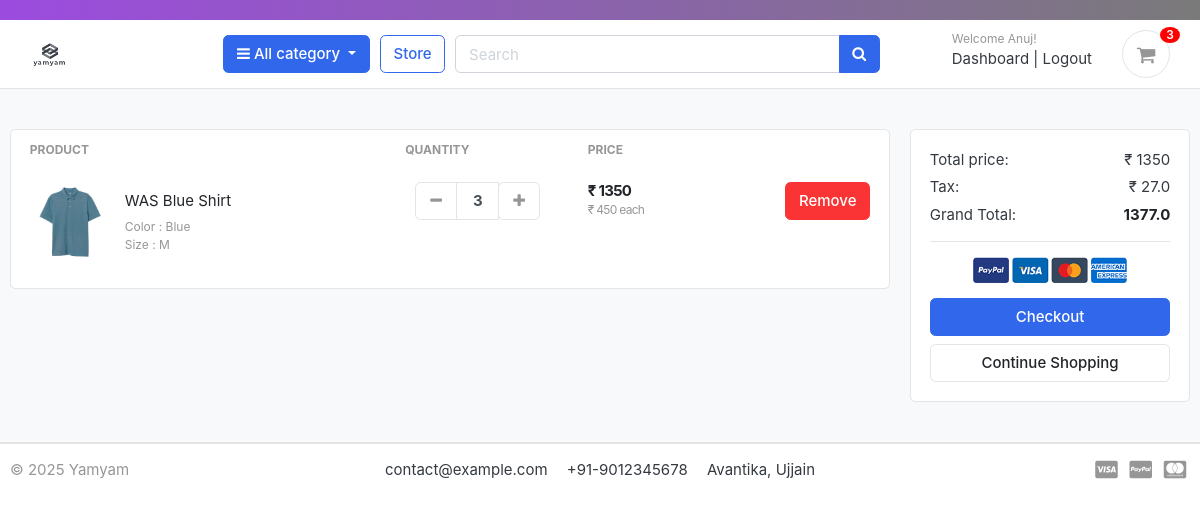
The page /cart/ (signed in) on the database its author committed.
### accounts/models.py (models this page shows, shortened)
class Account(AbstractBaseUser):
    first_name      = models.CharField(max_length=50)
    last_name       = models.CharField(max_length=50)
    username        = models.CharField(max_length=50, unique=True)
    email           = models.EmailField(max_length=100, unique=True)
    phone_number    = models.CharField(max_length=50)
    date_joined     = models.DateTimeField(auto_now_add=True)
    last_login      = models.DateTimeField(auto_now_add=True)
    is_admin        = models.BooleanField(default=False)
    is_staff        = models.BooleanField(default=False)
    is_active        = models.BooleanField(default=False)
    is_superadmin        = models.BooleanField(default=False)
    USERNAME_FIELD = 'email'
    REQUIRED_FIELDS = ['username', 'first_name', 'last_name']
    objects = MyAccountManager()

### carts/models.py (models this page shows, shortened)
class CartItem(models.Model):
    user = models.ForeignKey(Account, on_delete=models.CASCADE, null=True)
    product = models.ForeignKey(Product, on_delete=models.CASCADE)
    variations = models.ManyToManyField(Variation, blank=True)
    cart    = models.ForeignKey(Cart, on_delete=models.CASCADE, null=True)
    quantity = models.IntegerField()
    is_active = models.BooleanField(default=True)
    def sub_total(self):
        return self.product.price * self.quantity

### store/models.py (models this page shows, shortened)
class Product(models.Model):
    product_name    = models.CharField(max_length=200, unique=True)
    slug            = models.SlugField(max_length=200, unique=True)
    description     = models.TextField(max_length=500, blank=True)
    price           = models.IntegerField()
    images          = models.ImageField(upload_to='photos/products')
    stock           = models.IntegerField()
    is_available    = models.BooleanField(default=True)
    category        = models.ForeignKey(Category, on_delete=models.CASCADE)
    created_date    = models.DateTimeField(auto_now_add=True)
    modified_date   = models.DateTimeField(auto_now=True)
    def get_url(self):
        return reverse('product_detail', args=[self.category.slug, self.slug])

class Variation(models.Model):
    product = models.ForeignKey(Product, on_delete=models.CASCADE)
    variation_category = models.CharField(max_length=100, choices=variation_category_choice)
    variation_value     = models.CharField(max_length=100)
    is_active           = models.BooleanField(default=True)
    created_date        = models.DateTimeField(auto_now=True)
    objects = VariationManager()

### carts/views.py (the view)
# urls.py: path('', views.cart, name='cart'),
def cart(request, total=0, quantity=0, cart_items=None):
    try:
        tax = 0
        grand_total = 0
        if request.user.is_authenticated:
            cart_items = CartItem.objects.filter(user=request.user, is_active=True)
        else:
            cart = Cart.objects.get(cart_id=_cart_id(request))
            cart_items = CartItem.objects.filter(cart=cart, is_active=True)
        for cart_item in cart_items:
            total += (cart_item.product.price * cart_item.quantity)
            quantity += cart_item.quantity
        tax = (2 * total)/100
        grand_total = total + tax
    except ObjectDoesNotExist:
        pass #just ignore
    context = {
        'total': total,
        'quantity': quantity,
        'cart_items': cart_items,
        'tax'       : tax,
        'grand_total': grand_total,
    }
    return render(request, 'store/cart.html', context)

### carts/context_processors.py (called while the page is built)
def counter(request):
    cart_count = 0
    if 'admin' in request.path:
        return {}
    else:
        try:
            cart = Cart.objects.filter(cart_id=_cart_id(request))
            if request.user.is_authenticated:
                cart_items = CartItem.objects.all().filter(user=request.user)
            else:
                cart_items = CartItem.objects.all().filter(cart=cart[:1])
            for cart_item in cart_items:
                cart_count += cart_item.quantity
        except Cart.DoesNotExist:
            cart_count = 0
    return dict(cart_count=cart_count)

### carts/views.py (called while the page is built)
def _cart_id(request):
    cart = request.session.session_key
    if not cart:
        cart = request.session.create()
    return cart

### category/context_processors.py (called while the page is built)
def menu_links(request):
    links = Category.objects.all()
    return dict(links=links)

### category/models.py (called while the page is built)
    def get_url(self):
            return reverse('products_by_category', args=[self.slug])

### templates/store/cart.html (shortened to what this page needs)
{% extends 'base.html' %}
{% load static %}
{% block content %}
<section class="section-content padding-y bg">
<div class="container">
{% if not cart_items %}
	<h2 class="text-center">Your Shopping Cart is Empty</h2>
	<br>
	<div class="text-center">
		<a href="{% url 'store' %}" class="btn btn-primary">Continue Shopping</a>
	</div>
{% else %}
<div class="row">
	<aside class="col-lg-9">
<div class="card">
<table class="table table-borderless table-shopping-cart">
<thead class="text-muted">
<tr class="small text-uppercase">
  <th scope="col">Product</th>
  <th scope="col" width="120">Quantity</th>
  <th scope="col" width="120">Price</th>
  <th scope="col" class="text-right" width="200"> </th>
</tr>
</thead>
<tbody>
{% for cart_item in cart_items %}
<tr>
	<td>
		<figure class="itemside align-items-center">
			<div class="aside"><img src="{{ cart_item.product.images.url }}" class="img-sm"></div>
			<figcaption class="info">
				<a href="{{ cart_item.product.get_url }}" class="title text-dark">{{ cart_item.product.product_name }}</a>
				<p class="text-muted small">
					{% if cart_item.variations.all %}
						{% for item in cart_item.variations.all %}
							{{ item.variation_category | capfirst }} : {{ item.variation_value | capfirst }} <br>
						{% endfor %}
					{% endif %}
				</p>
			</figcaption>
		</figure>
	</td>
	<td>
					<div class="col">
						<div class="input-group input-spinner">
							<div class="input-group-prepend">
							<a href="{% url 'remove_cart' cart_item.product.id cart_item.id %}" class="btn btn-light" type="button" id="button-plus"> <i class="fa fa-minus"></i> </a>
							</div>
							<input type="text" class="form-control"  value="{{ cart_item.quantity }}">
							<div class="input-group-append">
								<form action="{% url 'add_cart' cart_item.product.id %}" method="POST">
									<button class="btn btn-light" type="submit" id="button-minus"> <i class="fa fa-plus"></i> </button>
								</form>
							</div>
						</div>
					</div>
	</td>
	<td>
		<div class="price-wrap">
			<var class="price">₹ {{ cart_item.sub_total }}</var>
			<small class="text-muted"> ₹ {{ cart_item.product.price }} each </small>
		</div>
	</td>
	<td class="text-right">
	<a href="{% url 'remove_cart_item' cart_item.product.id cart_item.id %}" onclick="return confirm('Are you sure you want to delete this item?')" class="btn btn-danger"> Remove</a>
	</td>
</tr>
{% endfor %}
</tbody>
</table>
</div>
	</aside>
	<aside class="col-lg-3">
		<div class="card">
		<div class="card-body">
			<dl class="dlist-align">
			  <dt>Total price:</dt>
			  <dd class="text-right">₹ {{total}}</dd>
			</dl>
			<dl class="dlist-align">
			  <dt>Tax:</dt>
			  <dd class="text-right"> ₹ {{tax}}</dd>
			</dl>
			<dl class="dlist-align">
			  <dt>Grand Total:</dt>
			  <dd class="text-right text-dark b"><strong> {{grand_total}}</strong></dd>
			</dl>
			<hr>
			<p class="text-center mb-3">
				<img src="{% static './images/misc/payments.png' %}" height="26">
			</p>
			<a href="{% url 'checkout' %}" class="btn btn-primary btn-block"> Checkout </a>
			<a href="{% url 'store' %}" class="btn btn-light btn-block">Continue Shopping</a>
		</div>
		</div>
</aside>
</div>
{% endif %}
</div>
</section>
{% endblock %}

### templates/includes/navbar.html (shortened to what this page needs)
{% load static %}
<div class="container-fluid" style="text-align:center;background-image: linear-gradient(to right, #9c4bdf , #7A7A7A);padding:10px;font-weight: 600;position:sticky;top:0;z-index:999;">
</div>
<header class="section-header">
<section class="header-main border-bottom">
  <div class="container">
<div class="row align-items-center">
  <div class="col-lg-2 col-md-3 col-6">
    <a href="{% url 'home' %}" class="brand-wrap">
      <img class="logo" src="/static/images/logo.png">
    </a>
  </div>
  <div class="col-lg col-sm col-md col-6 flex-grow-0">
    <div class="category-wrap dropdown d-inline-block float-right">
      <button type="button" class="btn btn-primary dropdown-toggle" data-toggle="dropdown">
        <i class="fa fa-bars"></i> All category
      </button>
    </div>
  </div>
  <a href="{% url 'store' %}" class="btn btn-outline-primary">Store</a>
  <div class="col-lg  col-md-6 col-sm-12 col">
    <form action="{% url 'search' %}" class="search" method='GET'>
      <div class="input-group w-100">
          <input type="text" class="form-control" style="width:60%;" placeholder="Search" name="keyword" required>
          <div class="input-group-append">
            <button class="btn btn-primary" type="submit">
              <i class="fa fa-search"></i>
            </button>
          </div>
        </div>
    </form>
  </div>
  <div class="col-lg-3 col-sm-6 col-8 order-2 order-lg-3">
        <div class="d-flex justify-content-end mb-3 mb-lg-0">
          {% if user.id is None %}
          <div class="widget-header">
            <small class="title text-muted">Welcome guest!</small>
            <div>
              <a href="{% url 'login' %}">Sign in</a> <span class="dark-transp"> | </span>
              <a href="{% url 'register' %}"> Register</a>
            </div>
          </div>
          {% else %}
          <div class="widget-header">
            <small class="title text-muted">Welcome {{user.first_name}}!</small>
            <div>
              <a href="{% url 'dashboard' %}">Dashboard</a> <span class="dark-transp"> | </span>
              <a href="{% url 'logout' %}"> Logout</a>
            </div>
          </div>
          {% endif %}
          <a href="{% url 'cart' %}" class="widget-header pl-3 ml-3">
            <div class="icon icon-sm rounded-circle border"><i class="fa fa-shopping-cart"></i></div>
            <span class="badge badge-pill badge-danger notify">{{cart_count}}</span>
          </a>
        </div>
      </div>
</div>
  </div>
</section>
</header>

### static/css/ui.css (style rules this page uses)
html { font-family: "Inter", sans-serif; font-size: 15px; }
.price-wrap { letter-spacing: -0.7px; }
.icon-xs, .icon-sm, .icon-md, .icon-lg { display: inline-block; text-align: center; flex-shrink: 0; flex-grow: 0; }
.icon-sm { width: 48px; height: 48px; line-height: 48px !important; font-size: 20px; }
.img-xs, .img-sm, .img-md, .img-lg { -o-object-fit: cover; object-fit: cover; flex-shrink: 0; flex-grow: 0; }
.img-sm { width: 80px; height: 80px; }
.padding-y { padding-top: 40px; padding-bottom: 40px; }
var { font-style: normal; }
figure { margin-bottom: 0; }
.bg { background-color: #f8f9fa; }
.b { font-weight: 600; }
p:last-child { margin-bottom: 0; }
.header-main { display: flex; align-items: center; justify-content: space-between; flex-wrap: wrap; padding: 10px 20px; position: relative; background-color: #fff; border-bottom: 1px solid #eee; }
.brand-wrap { display: flex; align-items: center; gap: 10px; text-decoration: none; color: #333; }
.brand-wrap .logo, .navbar-brand .logo { height: 40px; width: auto; margin-right: 7px; max-height: 100%; display: inline-block; vertical-align: middle; }
.widget-header { display: inline-block; vertical-align: middle; position: relative; }
.widget-header a { color: #343a40; }
.widget-header i { color: #969696; }
.widget-header .title { display: block; }
.widget-header .notify { position: absolute; top: -3px; right: -10px; background: red; color: #fff; font-size: 12px; border-radius: 50%; padding: 2px 6px; line-height: 1; }
.btn-light { background-color: #fff; border-color: #e4e4e4; }
.btn-light i { color: #969696; }
.itemside { position: relative; display: flex; width: 100%; }
.itemside .aside { position: relative; flex-shrink: 0; }
.itemside .info { padding-left: 15px; padding-right: 7px; }
.itemside p { margin-bottom: 0; }
.itemside .title { display: block; margin-bottom: 5px; color: #212529; }
[class*=dlist-] { margin-bottom: 5px; }
[class*=dlist-] dd { margin-bottom: 0; }
.dlist-align { display: flex; }
.dlist-align dt { width: 150px; word-wrap: break-word; font-weight: normal; }
.dlist-align dd { flex-grow: 1; }
.notify { position: absolute; top: -4px; right: -10px; display: inline-block; padding: 0.25em 0.6em; font-size: 12px; line-height: 1; text-align: center; border-radius: 3rem; color: #fff; background-color: #fa3434; }
.price { font-weight: 600; color: #212529; }
.input-spinner { width: 125px; flex-wrap: nowrap; display: inline-flex; vertical-align: middle; }
.input-spinner input.form-control { text-align: center; max-width: 46px; font-weight: bold; flex-basis: 46px; border-color: #e4e4e4; flex-grow: 0; }
.input-spinner .btn { width: 42px; text-align: center; padding-left: 0.5rem; padding-right: 0.5rem; }
.table-shopping-cart.table td, .table-shopping-cart.table th { padding-left: 1.25rem; padding-right: 1.25rem; }
.table-shopping-cart .price-wrap { line-height: 1.2; }
.table-shopping-cart .price { font-weight: bold; margin-right: 5px; display: block; }

### rows shown on the page
Account: first_name "Anuj"
CartItem: product.images (picture), product.product_name "WAS Blue Shirt", quantity "3", sub_total "1350", product.price "450"
Variation: variation_category "Color", variation_value "Blue"
Variation: variation_category "Size", variation_value "M"

### other values the page prints
{{ cart_count }} "3"
{{ total }} "1350"
{{ tax }} "27.0"
{{ grand_total }} "1377.0"
